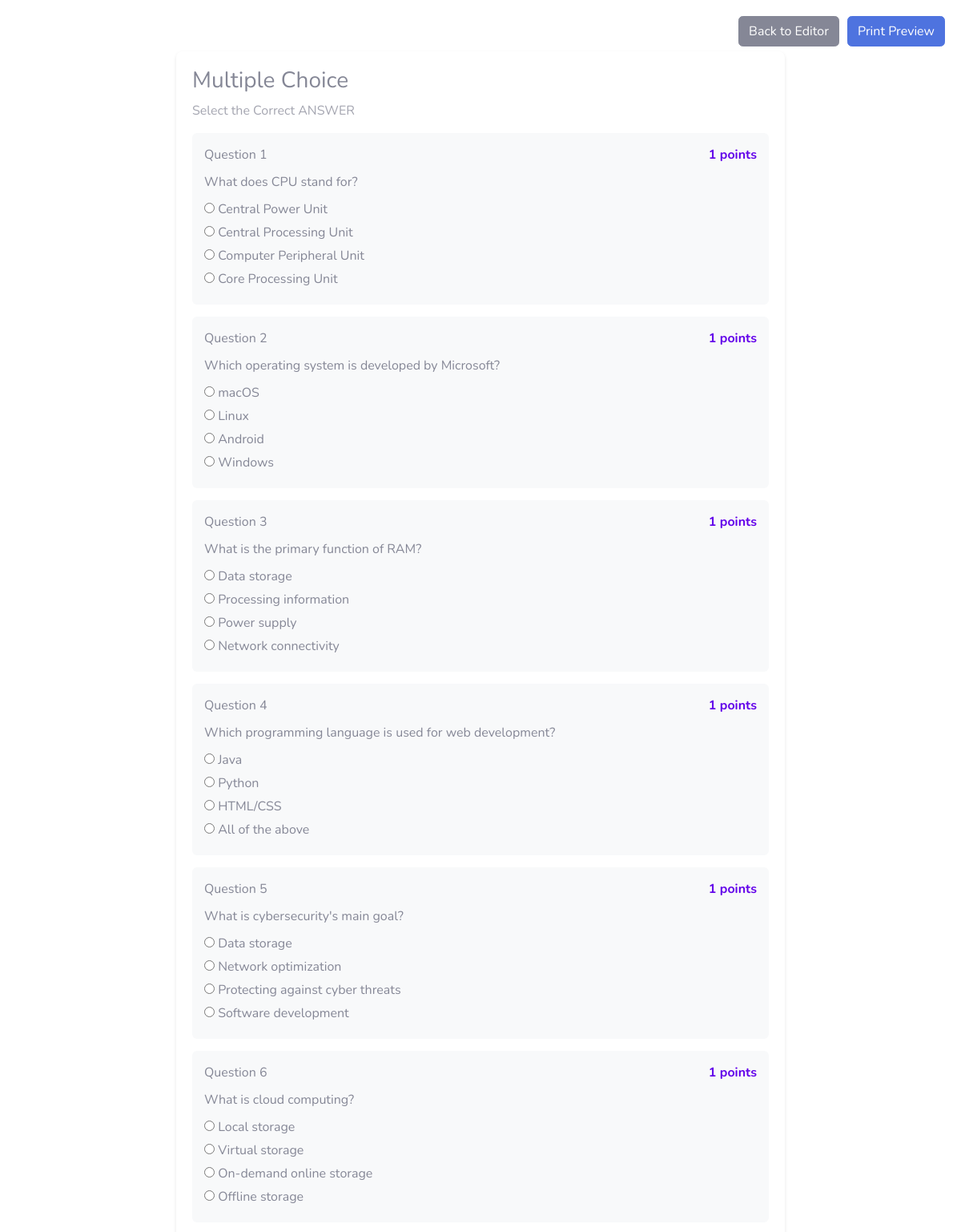
The page /admin/preview_exam.php?exam_id=6 (upper part) on the database its author committed.
### tables this page shows
CREATE TABLE `questions` (
  `question_id` int NOT NULL,
  `section_id` int NOT NULL,
  `exam_id` int NOT NULL,
  `question_text` text NOT NULL,
  `question_type` enum('multiple_choice','true_false','programming') NOT NULL,
  `points` int NOT NULL DEFAULT '1',
  `question_order` int NOT NULL,
  `created_at` timestamp NULL DEFAULT CURRENT_TIMESTAMP,
  `updated_at` timestamp NULL DEFAULT CURRENT_TIMESTAMP ON UPDATE CURRENT_TIMESTAMP
);

CREATE TABLE `multiple_choice_options` (
  `option_id` int NOT NULL,
  `question_id` int NOT NULL,
  `option_text` text NOT NULL,
  `is_correct` tinyint(1) NOT NULL DEFAULT '0',
  `option_order` int NOT NULL,
  `created_at` timestamp NULL DEFAULT CURRENT_TIMESTAMP,
  `updated_at` timestamp NULL DEFAULT CURRENT_TIMESTAMP ON UPDATE CURRENT_TIMESTAMP
);

### admin/preview_exam.php (the view, shortened to what this page needs)
<?php
include_once __DIR__ . '/../config/config.php';
$exam_id = $_GET['exam_id'] ?? null;
$stmt = $conn->prepare("
    SELECT
        es.*,
        q.question_id,
        q.question_text,
        q.question_type,
        q.points
    FROM exam_sections es
    LEFT JOIN questions q ON es.section_id = q.section_id
    WHERE es.exam_id = ?
    ORDER BY es.section_order, q.question_order
");
$stmt->bind_param("i", $exam_id);
$stmt->execute();
$result = $stmt->get_result();
$sections = [];
while ($row = $result->fetch_assoc()) {
    $section_id = $row['section_id'];
    if (!isset($sections[$section_id])) {
        $sections[$section_id] = [
            'section_id' => $section_id,
            'title' => $row['section_title'],
            'description' => $row['section_description'],
            'questions' => []
        ];
    }
    if ($row['question_id']) {
        $question = [
            'question_id' => $row['question_id'],
            'text' => $row['question_text'],
            'type' => $row['question_type'],
            'points' => $row['points']
        ];
        if (in_array($row['question_type'], ['multiple_choice', 'true_false'])) {
            $opt_stmt = $conn->prepare("SELECT * FROM multiple_choice_options WHERE question_id = ? ORDER BY option_order");
            $opt_stmt->bind_param("i", $row['question_id']);
            $opt_stmt->execute();
            $question['options'] = $opt_stmt->get_result()->fetch_all(MYSQLI_ASSOC);
        }
        $sections[$section_id]['questions'][] = $question;
    }
}
?>
<!DOCTYPE html>
<html lang="en">
<head>
    <link rel="stylesheet" href="assets/bootstrap/css/bootstrap.min.css">
    <link rel="stylesheet" href="assets/css/styles.min.css">
</head>
<body>
    <div class="nav-buttons">
        <a href="test2.php?exam_id=<?php echo $exam_id; ?>" class="btn btn-secondary">Back to Editor</a>
        <button class="btn btn-primary" onclick="window.print()">Print Preview</button>
    </div>
    <div class="exam-container">
        <?php foreach ($sections as $section): ?>
            <div class="section">
                <h3><?php echo htmlspecialchars($section['title']); ?></h3>
                <?php if ($section['description']): ?>
                    <p class="text-muted"><?php echo htmlspecialchars($section['description']); ?></p>
                <?php endif; ?>
                <?php foreach ($section['questions'] as $index => $question): ?>
                    <div class="question">
                        <div class="question-header">
                            <div class="question-number">Question <?php echo $index + 1; ?></div>
                            <div class="points"><?php echo $question['points']; ?> points</div>
                        </div>
                        <div class="question-text"><?php echo htmlspecialchars($question['text']); ?></div>
                        <?php if ($question['type'] === 'multiple_choice'): ?>
                            <div class="options">
                                <?php foreach ($question['options'] as $option): ?>
                                    <div class="option">
                                        <input type="radio" name="q_<?php echo $question['question_id']; ?>"
                                               id="opt_<?php echo $option['option_id']; ?>">
                                        <label for="opt_<?php echo $option['option_id']; ?>">
                                            <?php echo htmlspecialchars($option['option_text']); ?>
                                        </label>
                                    </div>
                                <?php endforeach; ?>
                            </div>
                        <?php endif; ?>
                    </div>
                <?php endforeach; ?>
            </div>
        <?php endforeach; ?>
    </div>
</body>
</html>

### admin/preview_exam.php (style rules this page uses)
.exam-container { max-width: 800px; margin: 20px auto; padding: 20px; }
.section { background: white; border-radius: 8px; padding: 20px; margin-bottom: 20px; box-shadow: 0 2px 4px rgba(0,0,0,0.1); }
.question { background: #f8f9fa; border-radius: 6px; padding: 15px; margin-bottom: 15px; }
.question-header { display: flex; justify-content: space-between; margin-bottom: 10px; }
.points { color: #6200ea; font-weight: bold; }
.options { margin-top: 10px; }
.option { margin: 5px 0; }
.nav-buttons { position: fixed; top: 20px; right: 20px; display: flex; gap: 10px; }

### rows shown on the page
questions: points "1", question_text "What does CPU stand for?"
multiple_choice_options: option_text "Central Power Unit"
multiple_choice_options: option_text "Central Processing Unit"
multiple_choice_options: option_text "Computer Peripheral Unit"
multiple_choice_options: option_text "Core Processing Unit"
questions: points "1", question_text "Which operating system is developed by Microsoft?"
multiple_choice_options: option_text "macOS"
multiple_choice_options: option_text "Linux"
multiple_choice_options: option_text "Android"
multiple_choice_options: option_text "Windows"
questions: points "1", question_text "What is the primary function of RAM?"
multiple_choice_options: option_text "Data storage"
multiple_choice_options: option_text "Processing information"
multiple_choice_options: option_text "Power supply"
multiple_choice_options: option_text "Network connectivity"
questions: points "1", question_text "Which programming language is used for web development?"
multiple_choice_options: option_text "Java"
multiple_choice_options: option_text "Python"
multiple_choice_options: option_text "HTML/CSS"
multiple_choice_options: option_text "All of the above"
questions: points "1", question_text "What is cybersecurity's main goal?"
multiple_choice_options: option_text "Data storage"
multiple_choice_options: option_text "Network optimization"
multiple_choice_options: option_text "Protecting against cyber threats"
multiple_choice_options: option_text "Software development"
questions: points "1", question_text "What is cloud computing?"
multiple_choice_options: option_text "Local storage"
multiple_choice_options: option_text "Virtual storage"
multiple_choice_options: option_text "On-demand online storage"
multiple_choice_options: option_text "Offline storage"

### other values the page prints
$section['title'] "Multiple Choice"
$section['description'] "Select the Correct ANSWER"
